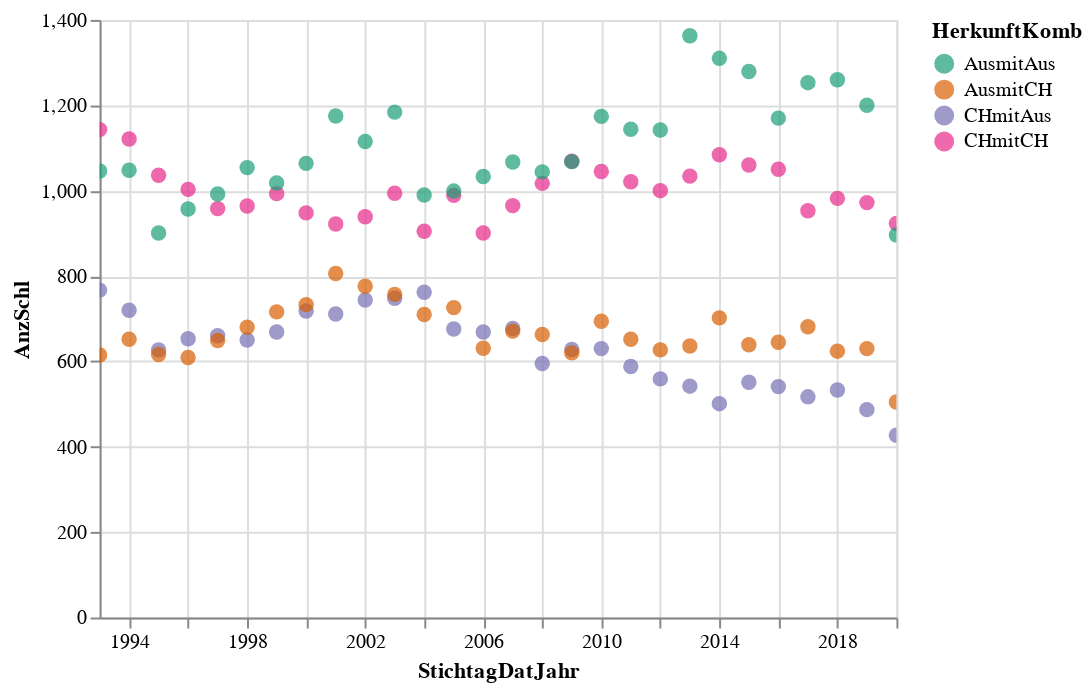

The cell this chart's notebook holds for it:
### Code cell
alt.Chart(data2betested).mark_circle(size=60).encode(
    x='StichtagDatJahr',
    y='AnzSchl',
    #color='AnzNat',
    #color=alt.Color('AnzNat', scale=alt.Scale(scheme='greens')),
    color=alt.Color('HerkunftKomb', scale=alt.Scale(scheme='dark2')),
    tooltip=['AnzSchl','StichtagDatJahr','HerkunftKomb','HerkunftKombCd']
).interactive() # this makes the axes interactive: now you can zoom & pan

### Figure 1 — Vega-Lite specification as saved in the notebook (floating-point values rounded to 4 significant figures)
{"config": {"view": {"continuousWidth": 400, "continuousHeight": 300}}, "data": {"name": "data-eedf63f335180413de4351837359abd9"}, "mark": {"type": "circle", "size": 60}, "encoding": {"color": {"type": "nominal", "field": "HerkunftKomb", "scale": {"scheme": "dark2"}}, "tooltip": [{"type": "quantitative", "field": "AnzSchl"}, {"type": "temporal", "field": "StichtagDatJahr"}, {"type": "nominal", "field": "HerkunftKomb"}, {"type": "quantitative", "field": "HerkunftKombCd"}], "x": {"type": "temporal", "field": "StichtagDatJahr"}, "y": {"type": "quantitative", "field": "AnzSchl"}}, "selection": {"selector008": {"type": "interval", "bind": "scales", "encodings": ["x", "y"]}}, "$schema": "https://vega.github.io/schema/vega-lite/v4.8.1.json", "datasets": {"data-eedf63f335180413de4351837359abd9": [{"StichtagDatJahr": "1993-01-01T00:00:00", "HerkunftKomb": "CHmitCH", "HerkunftKombCd": 1, "AnzSchl": 1143}, {"StichtagDatJahr": "1993-01-01T00:00:00", "HerkunftKomb": "CHmitAus", "HerkunftKombCd": 2, "AnzSchl": 767}, {"StichtagDatJahr": "1993-01-01T00:00:00", "HerkunftKomb": "AusmitCH", "HerkunftKombCd": 3, "AnzSchl": 615}, {"StichtagDatJahr": "1993-01-01T00:00:00", "HerkunftKomb": "AusmitAus", "HerkunftKombCd": 4, "AnzSchl": 1046}, {"StichtagDatJahr": "1994-01-01T00:00:00", "HerkunftKomb": "CHmitCH", "HerkunftKombCd": 1, "AnzSchl": 1121}, {"StichtagDatJahr": "1994-01-01T00:00:00", "HerkunftKomb": "CHmitAus", "HerkunftKombCd": 2, "AnzSchl": 720}, {"StichtagDatJahr": "1994-01-01T00:00:00", "HerkunftKomb": "AusmitCH", "HerkunftKombCd": 3, "AnzSchl": 652}, {"StichtagDatJahr": "1994-01-01T00:00:00", "HerkunftKomb": "AusmitAus", "HerkunftKombCd": 4, "AnzSchl": 1048}, {"StichtagDatJahr": "1995-01-01T00:00:00", "HerkunftKomb": "CHmitCH", "HerkunftKombCd": 1, "AnzSchl": 1036}, {"StichtagDatJahr": "1995-01-01T00:00:00", "HerkunftKomb": "CHmitAus", "HerkunftKombCd": 2, "AnzSchl": 627}, {"StichtagDatJahr": "1995-01-01T00:00:00", "HerkunftKomb": "AusmitCH", "HerkunftKombCd": 3, "AnzSchl": 616}, {"StichtagDatJahr": "1995-01-01T00:00:00", "HerkunftKomb": "AusmitAus", "HerkunftKombCd": 4, "AnzSchl": 901}, {"StichtagDatJahr": "1996-01-01T00:00:00", "HerkunftKomb": "CHmitCH", "HerkunftKombCd": 1, "AnzSchl": 1003}, {"StichtagDatJahr": "1996-01-01T00:00:00", "HerkunftKomb": "CHmitAus", "HerkunftKombCd": 2, "AnzSchl": 653}, {"StichtagDatJahr": "1996-01-01T00:00:00", "HerkunftKomb": "AusmitCH", "HerkunftKombCd": 3, "AnzSchl": 609}, {"StichtagDatJahr": "1996-01-01T00:00:00", "HerkunftKomb": "AusmitAus", "HerkunftKombCd": 4, "AnzSchl": 957}, {"StichtagDatJahr": "1997-01-01T00:00:00", "HerkunftKomb": "CHmitCH", "HerkunftKombCd": 1, "AnzSchl": 958}, {"StichtagDatJahr": "1997-01-01T00:00:00", "HerkunftKomb": "CHmitAus", "HerkunftKombCd": 2, "AnzSchl": 660}, {"StichtagDatJahr": "1997-01-01T00:00:00", "HerkunftKomb": "AusmitCH", "HerkunftKombCd": 3, "AnzSchl": 649}, {"StichtagDatJahr": "1997-01-01T00:00:00", "HerkunftKomb": "AusmitAus", "HerkunftKombCd": 4, "AnzSchl": 992}, {"StichtagDatJahr": "1998-01-01T00:00:00", "HerkunftKomb": "CHmitCH", "HerkunftKombCd": 1, "AnzSchl": 964}, {"StichtagDatJahr": "1998-01-01T00:00:00", "HerkunftKomb": "CHmitAus", "HerkunftKombCd": 2, "AnzSchl": 650}, {"StichtagDatJahr": "1998-01-01T00:00:00", "HerkunftKomb": "AusmitCH", "HerkunftKombCd": 3, "AnzSchl": 680}, {"StichtagDatJahr": "1998-01-01T00:00:00", "HerkunftKomb": "AusmitAus", "HerkunftKombCd": 4, "AnzSchl": 1054}, {"StichtagDatJahr": "1999-01-01T00:00:00", "HerkunftKomb": "CHmitCH", "HerkunftKombCd": 1, "AnzSchl": 993}, {"StichtagDatJahr": "1999-01-01T00:00:00", "HerkunftKomb": "CHmitAus", "HerkunftKombCd": 2, "AnzSchl": 669}, {"StichtagDatJahr": "1999-01-01T00:00:00", "HerkunftKomb": "AusmitCH", "HerkunftKombCd": 3, "AnzSchl": 716}, {"StichtagDatJahr": "1999-01-01T00:00:00", "HerkunftKomb": "AusmitAus", "HerkunftKombCd": 4, "AnzSchl": 1018}, {"StichtagDatJahr": "2000-01-01T00:00:00", "HerkunftKomb": "CHmitCH", "HerkunftKombCd": 1, "AnzSchl": 948}, {"StichtagDatJahr": "2000-01-01T00:00:00", "HerkunftKomb": "CHmitAus", "HerkunftKombCd": 2, "AnzSchl": 718}, {"StichtagDatJahr": "2000-01-01T00:00:00", "HerkunftKomb": "AusmitCH", "HerkunftKombCd": 3, "AnzSchl": 733}, {"StichtagDatJahr": "2000-01-01T00:00:00", "HerkunftKomb": "AusmitAus", "HerkunftKombCd": 4, "AnzSchl": 1064}, {"StichtagDatJahr": "2001-01-01T00:00:00", "HerkunftKomb": "CHmitCH", "HerkunftKombCd": 1, "AnzSchl": 922}, {"StichtagDatJahr": "2001-01-01T00:00:00", "HerkunftKomb": "CHmitAus", "HerkunftKombCd": 2, "AnzSchl": 711}, {"StichtagDatJahr": "2001-01-01T00:00:00", "HerkunftKomb": "AusmitCH", "HerkunftKombCd": 3, "AnzSchl": 806}, {"StichtagDatJahr": "2001-01-01T00:00:00", "HerkunftKomb": "AusmitAus", "HerkunftKombCd": 4, "AnzSchl": 1175}, {"StichtagDatJahr": "2002-01-01T00:00:00", "HerkunftKomb": "CHmitCH", "HerkunftKombCd": 1, "AnzSchl": 939}, {"StichtagDatJahr": "2002-01-01T00:00:00", "HerkunftKomb": "CHmitAus", "HerkunftKombCd": 2, "AnzSchl": 744}, {"StichtagDatJahr": "2002-01-01T00:00:00", "HerkunftKomb": "AusmitCH", "HerkunftKombCd": 3, "AnzSchl": 776}, {"StichtagDatJahr": "2002-01-01T00:00:00", "HerkunftKomb": "AusmitAus", "HerkunftKombCd": 4, "AnzSchl": 1115}, {"StichtagDatJahr": "2003-01-01T00:00:00", "HerkunftKomb": "CHmitCH", "HerkunftKombCd": 1, "AnzSchl": 994}, {"StichtagDatJahr": "2003-01-01T00:00:00", "HerkunftKomb": "CHmitAus", "HerkunftKombCd": 2, "AnzSchl": 748}, {"StichtagDatJahr": "2003-01-01T00:00:00", "HerkunftKomb": "AusmitCH", "HerkunftKombCd": 3, "AnzSchl": 757}, {"StichtagDatJahr": "2003-01-01T00:00:00", "HerkunftKomb": "AusmitAus", "HerkunftKombCd": 4, "AnzSchl": 1184}, {"StichtagDatJahr": "2004-01-01T00:00:00", "HerkunftKomb": "CHmitCH", "HerkunftKombCd": 1, "AnzSchl": 905}, {"StichtagDatJahr": "2004-01-01T00:00:00", "HerkunftKomb": "CHmitAus", "HerkunftKombCd": 2, "AnzSchl": 762}, {"StichtagDatJahr": "2004-01-01T00:00:00", "HerkunftKomb": "AusmitCH", "HerkunftKombCd": 3, "AnzSchl": 710}, {"StichtagDatJahr": "2004-01-01T00:00:00", "HerkunftKomb": "AusmitAus", "HerkunftKombCd": 4, "AnzSchl": 990}, {"StichtagDatJahr": "2005-01-01T00:00:00", "HerkunftKomb": "CHmitCH", "HerkunftKombCd": 1, "AnzSchl": 989}, {"StichtagDatJahr": "2005-01-01T00:00:00", "HerkunftKomb": "CHmitAus", "HerkunftKombCd": 2, "AnzSchl": 676}, {"StichtagDatJahr": "2005-01-01T00:00:00", "HerkunftKomb": "AusmitCH", "HerkunftKombCd": 3, "AnzSchl": 726}, {"StichtagDatJahr": "2005-01-01T00:00:00", "HerkunftKomb": "AusmitAus", "HerkunftKombCd": 4, "AnzSchl": 999}, {"StichtagDatJahr": "2006-01-01T00:00:00", "HerkunftKomb": "CHmitCH", "HerkunftKombCd": 1, "AnzSchl": 901}, {"StichtagDatJahr": "2006-01-01T00:00:00", "HerkunftKomb": "CHmitAus", "HerkunftKombCd": 2, "AnzSchl": 669}, {"StichtagDatJahr": "2006-01-01T00:00:00", "HerkunftKomb": "AusmitCH", "HerkunftKombCd": 3, "AnzSchl": 631}, {"StichtagDatJahr": "2006-01-01T00:00:00", "HerkunftKomb": "AusmitAus", "HerkunftKombCd": 4, "AnzSchl": 1033}, {"StichtagDatJahr": "2007-01-01T00:00:00", "HerkunftKomb": "CHmitCH", "HerkunftKombCd": 1, "AnzSchl": 965}, {"StichtagDatJahr": "2007-01-01T00:00:00", "HerkunftKomb": "CHmitAus", "HerkunftKombCd": 2, "AnzSchl": 677}, {"StichtagDatJahr": "2007-01-01T00:00:00", "HerkunftKomb": "AusmitCH", "HerkunftKombCd": 3, "AnzSchl": 671}, {"StichtagDatJahr": "2007-01-01T00:00:00", "HerkunftKomb": "AusmitAus", "HerkunftKombCd": 4, "AnzSchl": 1067}, {"StichtagDatJahr": "2008-01-01T00:00:00", "HerkunftKomb": "CHmitCH", "HerkunftKombCd": 1, "AnzSchl": 1017}, {"StichtagDatJahr": "2008-01-01T00:00:00", "HerkunftKomb": "CHmitAus", "HerkunftKombCd": 2, "AnzSchl": 595}, {"StichtagDatJahr": "2008-01-01T00:00:00", "HerkunftKomb": "AusmitCH", "HerkunftKombCd": 3, "AnzSchl": 663}, {"StichtagDatJahr": "2008-01-01T00:00:00", "HerkunftKomb": "AusmitAus", "HerkunftKombCd": 4, "AnzSchl": 1044}, {"StichtagDatJahr": "2009-01-01T00:00:00", "HerkunftKomb": "CHmitCH", "HerkunftKombCd": 1, "AnzSchl": 1069}, {"StichtagDatJahr": "2009-01-01T00:00:00", "HerkunftKomb": "CHmitAus", "HerkunftKombCd": 2, "AnzSchl": 628}, {"StichtagDatJahr": "2009-01-01T00:00:00", "HerkunftKomb": "AusmitCH", "HerkunftKombCd": 3, "AnzSchl": 620}, {"StichtagDatJahr": "2009-01-01T00:00:00", "HerkunftKomb": "AusmitAus", "HerkunftKombCd": 4, "AnzSchl": 1068}, {"StichtagDatJahr": "2010-01-01T00:00:00", "HerkunftKomb": "CHmitCH", "HerkunftKombCd": 1, "AnzSchl": 1045}, {"StichtagDatJahr": "2010-01-01T00:00:00", "HerkunftKomb": "CHmitAus", "HerkunftKombCd": 2, "AnzSchl": 630}, {"StichtagDatJahr": "2010-01-01T00:00:00", "HerkunftKomb": "AusmitCH", "HerkunftKombCd": 3, "AnzSchl": 694}, {"StichtagDatJahr": "2010-01-01T00:00:00", "HerkunftKomb": "AusmitAus", "HerkunftKombCd": 4, "AnzSchl": 1174}, {"StichtagDatJahr": "2011-01-01T00:00:00", "HerkunftKomb": "CHmitCH", "HerkunftKombCd": 1, "AnzSchl": 1021}, {"StichtagDatJahr": "2011-01-01T00:00:00", "HerkunftKomb": "CHmitAus", "HerkunftKombCd": 2, "AnzSchl": 588}, {"StichtagDatJahr": "2011-01-01T00:00:00", "HerkunftKomb": "AusmitCH", "HerkunftKombCd": 3, "AnzSchl": 652}, {"StichtagDatJahr": "2011-01-01T00:00:00", "HerkunftKomb": "AusmitAus", "HerkunftKombCd": 4, "AnzSchl": 1144}, {"StichtagDatJahr": "2012-01-01T00:00:00", "HerkunftKomb": "CHmitCH", "HerkunftKombCd": 1, "AnzSchl": 1000}, {"StichtagDatJahr": "2012-01-01T00:00:00", "HerkunftKomb": "CHmitAus", "HerkunftKombCd": 2, "AnzSchl": 559}, {"StichtagDatJahr": "2012-01-01T00:00:00", "HerkunftKomb": "AusmitCH", "HerkunftKombCd": 3, "AnzSchl": 627}, {"StichtagDatJahr": "2012-01-01T00:00:00", "HerkunftKomb": "AusmitAus", "HerkunftKombCd": 4, "AnzSchl": 1142}, {"StichtagDatJahr": "2013-01-01T00:00:00", "HerkunftKomb": "CHmitCH", "HerkunftKombCd": 1, "AnzSchl": 1034}, {"StichtagDatJahr": "2013-01-01T00:00:00", "HerkunftKomb": "CHmitAus", "HerkunftKombCd": 2, "AnzSchl": 542}, {"StichtagDatJahr": "2013-01-01T00:00:00", "HerkunftKomb": "AusmitCH", "HerkunftKombCd": 3, "AnzSchl": 636}, {"StichtagDatJahr": "2013-01-01T00:00:00", "HerkunftKomb": "AusmitAus", "HerkunftKombCd": 4, "AnzSchl": 1363}, {"StichtagDatJahr": "2014-01-01T00:00:00", "HerkunftKomb": "CHmitCH", "HerkunftKombCd": 1, "AnzSchl": 1084}, {"StichtagDatJahr": "2014-01-01T00:00:00", "HerkunftKomb": "CHmitAus", "HerkunftKombCd": 2, "AnzSchl": 501}, {"StichtagDatJahr": "2014-01-01T00:00:00", "HerkunftKomb": "AusmitCH", "HerkunftKombCd": 3, "AnzSchl": 702}, {"StichtagDatJahr": "2014-01-01T00:00:00", "HerkunftKomb": "AusmitAus", "HerkunftKombCd": 4, "AnzSchl": 1310}, {"StichtagDatJahr": "2015-01-01T00:00:00", "HerkunftKomb": "CHmitCH", "HerkunftKombCd": 1, "AnzSchl": 1060}, {"StichtagDatJahr": "2015-01-01T00:00:00", "HerkunftKomb": "CHmitAus", "HerkunftKombCd": 2, "AnzSchl": 551}, {"StichtagDatJahr": "2015-01-01T00:00:00", "HerkunftKomb": "AusmitCH", "HerkunftKombCd": 3, "AnzSchl": 639}, {"StichtagDatJahr": "2015-01-01T00:00:00", "HerkunftKomb": "AusmitAus", "HerkunftKombCd": 4, "AnzSchl": 1279}, {"StichtagDatJahr": "2016-01-01T00:00:00", "HerkunftKomb": "CHmitCH", "HerkunftKombCd": 1, "AnzSchl": 1050}, {"StichtagDatJahr": "2016-01-01T00:00:00", "HerkunftKomb": "CHmitAus", "HerkunftKombCd": 2, "AnzSchl": 541}, {"StichtagDatJahr": "2016-01-01T00:00:00", "HerkunftKomb": "AusmitCH", "HerkunftKombCd": 3, "AnzSchl": 645}, {"StichtagDatJahr": "2016-01-01T00:00:00", "HerkunftKomb": "AusmitAus", "HerkunftKombCd": 4, "AnzSchl": 1170}, {"StichtagDatJahr": "2017-01-01T00:00:00", "HerkunftKomb": "CHmitCH", "HerkunftKombCd": 1, "AnzSchl": 953}, {"StichtagDatJahr": "2017-01-01T00:00:00", "HerkunftKomb": "CHmitAus", "HerkunftKombCd": 2, "AnzSchl": 517}, {"StichtagDatJahr": "2017-01-01T00:00:00", "HerkunftKomb": "AusmitCH", "HerkunftKombCd": 3, "AnzSchl": 681}, {"StichtagDatJahr": "2017-01-01T00:00:00", "HerkunftKomb": "AusmitAus", "HerkunftKombCd": 4, "AnzSchl": 1253}, {"StichtagDatJahr": "2018-01-01T00:00:00", "HerkunftKomb": "CHmitCH", "HerkunftKombCd": 1, "AnzSchl": 982}, {"StichtagDatJahr": "2018-01-01T00:00:00", "HerkunftKomb": "CHmitAus", "HerkunftKombCd": 2, "AnzSchl": 533}, {"StichtagDatJahr": "2018-01-01T00:00:00", "HerkunftKomb": "AusmitCH", "HerkunftKombCd": 3, "AnzSchl": 624}, {"StichtagDatJahr": "2018-01-01T00:00:00", "HerkunftKomb": "AusmitAus", "HerkunftKombCd": 4, "AnzSchl": 1260}, {"StichtagDatJahr": "2019-01-01T00:00:00", "HerkunftKomb": "CHmitCH", "HerkunftKombCd": 1, "AnzSchl": 972}, {"StichtagDatJahr": "2019-01-01T00:00:00", "HerkunftKomb": "CHmitAus", "HerkunftKombCd": 2, "AnzSchl": 487}, {"StichtagDatJahr": "2019-01-01T00:00:00", "HerkunftKomb": "AusmitCH", "HerkunftKombCd": 3, "AnzSchl": 630}, {"StichtagDatJahr": "2019-01-01T00:00:00", "HerkunftKomb": "AusmitAus", "HerkunftKombCd": 4, "AnzSchl": 1200}, {"StichtagDatJahr": "2020-01-01T00:00:00", "HerkunftKomb": "CHmitCH", "HerkunftKombCd": 1, "AnzSchl": 923}, {"StichtagDatJahr": "2020-01-01T00:00:00", "HerkunftKomb": "CHmitAus", "HerkunftKombCd": 2, "AnzSchl": 427}, {"StichtagDatJahr": "2020-01-01T00:00:00", "HerkunftKomb": "AusmitCH", "HerkunftKombCd": 3, "AnzSchl": 505}, {"StichtagDatJahr": "2020-01-01T00:00:00", "HerkunftKomb": "AusmitAus", "HerkunftKombCd": 4, "AnzSchl": 896}]}}
